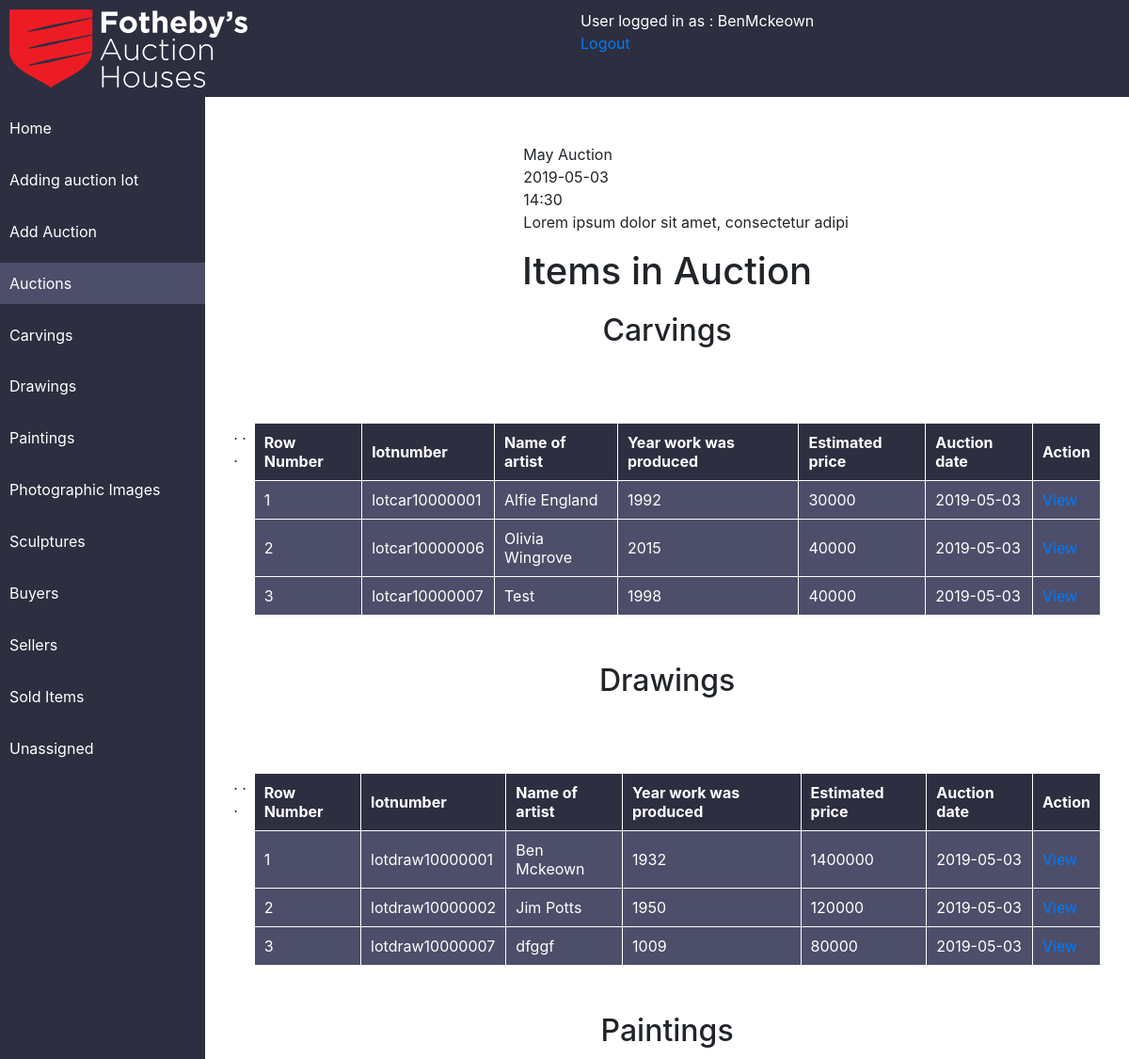
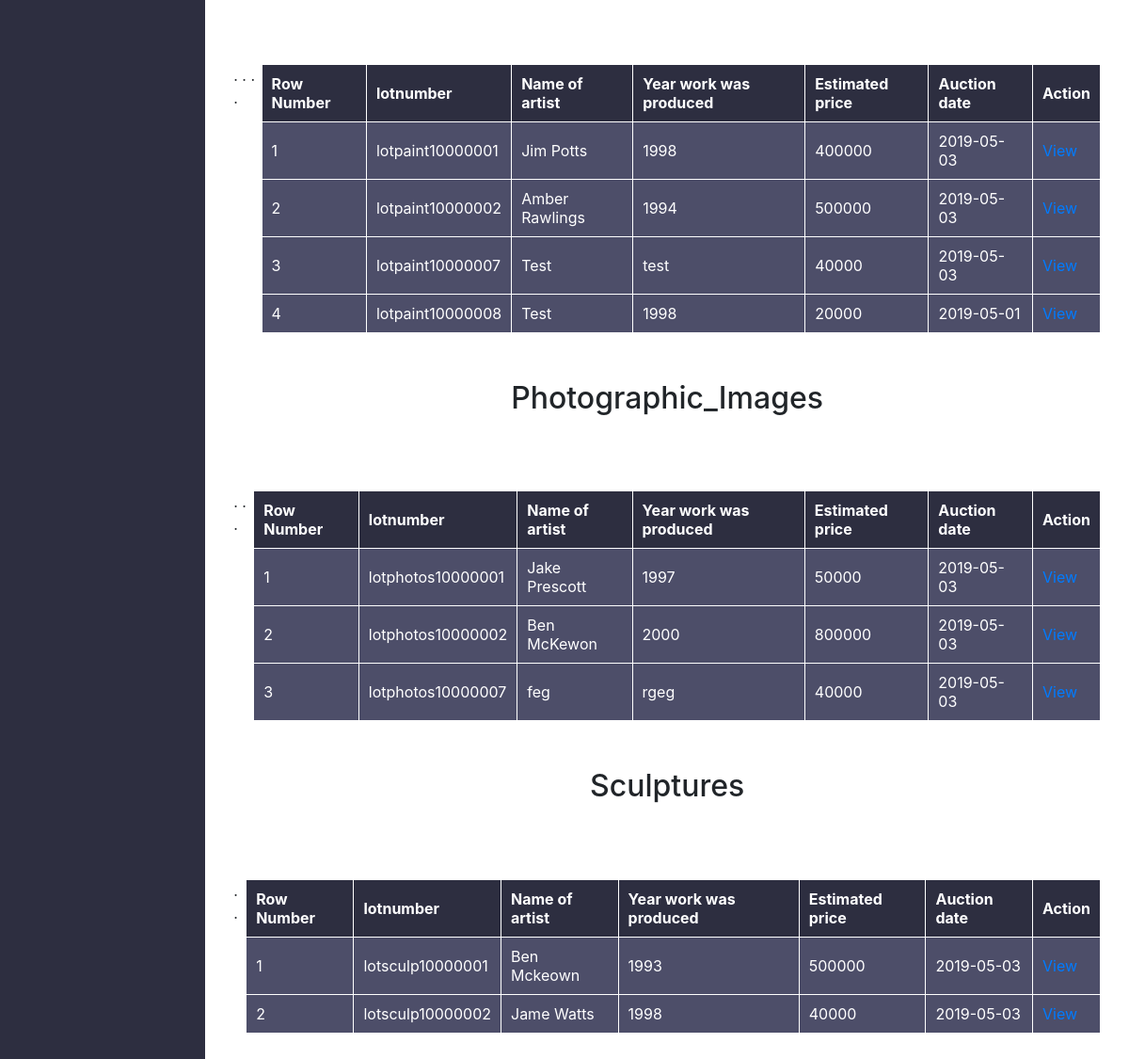
The page /default/public/admin/view.php?id=15 (signed in) on the database its author committed (2 pictures, top to bottom).
### tables this page shows
CREATE TABLE `Auction` (
  `idAuction` int(11) NOT NULL AUTO_INCREMENT,
  `Auction_Name` varchar(45) DEFAULT NULL,
  `Date_Of_Auction` date DEFAULT NULL,
  `Auction_Time` varchar(45) DEFAULT NULL,
  `Description` varchar(500) DEFAULT NULL,
  PRIMARY KEY (`idAuction`)
);

CREATE TABLE `carvings` (
  `idcarvings` int(11) NOT NULL AUTO_INCREMENT,
  `lotnumber` varchar(45) NOT NULL DEFAULT 'lotcar',
  `name_of_artist` varchar(45) DEFAULT NULL,
  `year_work_produced` varchar(45) DEFAULT NULL,
  `subject_classification` varchar(45) DEFAULT NULL,
  `description` varchar(500) DEFAULT NULL,
  `auction_date` date DEFAULT NULL,
  `estimated_price` varchar(45) DEFAULT NULL,
  `material` varchar(45) DEFAULT NULL,
  `height_dimension` int(3) DEFAULT NULL,
  `length_dimension` int(3) DEFAULT NULL,
  `width_dimension` int(3) DEFAULT NULL,
  `weight` int(3) DEFAULT NULL,
  `Auction` varchar(45) DEFAULT NULL,
  `status` varchar(45) DEFAULT NULL,
  `category` varchar(45) DEFAULT NULL,
  `commision_price` varchar(45) DEFAULT NULL,
  `sold_for` varchar(45) DEFAULT NULL,
  PRIMARY KEY (`idcarvings`,`lotnumber`)
);

CREATE TABLE `Drawings` (
  `idDrawings` int(11) NOT NULL AUTO_INCREMENT,
  `lotnumber` varchar(8) NOT NULL DEFAULT 'lotdraw',
  `Name_of_artist` varchar(45) DEFAULT NULL,
  `Year_work_produced` varchar(45) DEFAULT NULL,
  `subject_classification` varchar(45) DEFAULT NULL,
  `description` varchar(500) DEFAULT NULL,
  `auction_date` date DEFAULT NULL,
  `estimated_price` varchar(45) DEFAULT NULL,
  `Drawing_medium` varchar(45) DEFAULT NULL,
  `framed` varchar(45) DEFAULT NULL,
  `Height_dimension` varchar(45) DEFAULT NULL,
  `Length_dimension` varchar(45) DEFAULT NULL,
  `Auction` varchar(45) DEFAULT NULL,
  `status` varchar(45) DEFAULT NULL,
  `category` varchar(45) DEFAULT NULL,
  `sold_for` varchar(45) DEFAULT NULL,
  `commision_price` varchar(45) DEFAULT NULL,
  PRIMARY KEY (`idDrawings`,`lotnumber`)
);

CREATE TABLE `Paintings` (
  `idPaintings` int(11) NOT NULL AUTO_INCREMENT,
  `lotnumber` varchar(45) NOT NULL DEFAULT 'lotpaint',
  `Name_of_artist` varchar(45) DEFAULT NULL,
  `year_work_produced` varchar(45) DEFAULT NULL,
  `subject_classification` varchar(45) DEFAULT NULL,
  `description` varchar(500) DEFAULT NULL,
  `auction_date` varchar(45) DEFAULT NULL,
  `estimated_price` varchar(45) DEFAULT NULL,
  `medium_used` varchar(45) DEFAULT NULL,
  `framed` varchar(45) DEFAULT NULL,
  `height_dimension` varchar(45) DEFAULT NULL,
  `length_dimension` varchar(45) DEFAULT NULL,
  `Auction` varchar(45) DEFAULT NULL,
  `status` varchar(45) DEFAULT NULL,
  `category` varchar(45) DEFAULT NULL,
  `sold_for` varchar(45) DEFAULT NULL,
  `commision_price` varchar(45) DEFAULT NULL,
  PRIMARY KEY (`idPaintings`,`lotnumber`)
);

CREATE TABLE `Photographic_Images` (
  `idPhotographic_Images` int(11) NOT NULL AUTO_INCREMENT,
  `lotnumber` varchar(45) NOT NULL DEFAULT 'lotphotos',
  `name_of_artist` varchar(45) DEFAULT NULL,
  `year_work_produced` varchar(45) DEFAULT NULL,
  `subject_classification` varchar(45) DEFAULT NULL,
  `description` varchar(500) DEFAULT NULL,
  `auction_date` varchar(45) DEFAULT NULL,
  `estimated_price` varchar(45) DEFAULT NULL,
  `type_of_image` varchar(45) DEFAULT NULL,
  `height_dimension` varchar(45) DEFAULT NULL,
  `length_dimension` varchar(45) DEFAULT NULL,
  `Auction` varchar(45) DEFAULT NULL,
  `status` varchar(45) DEFAULT NULL,
  `category` varchar(45) DEFAULT NULL,
  `sold_for` varchar(45) DEFAULT NULL,
  `commision_price` varchar(45) DEFAULT NULL,
  PRIMARY KEY (`idPhotographic_Images`,`lotnumber`)
);

CREATE TABLE `sculptures` (
  `idsculptures` int(11) NOT NULL AUTO_INCREMENT,
  `lotnumber` varchar(45) NOT NULL DEFAULT 'lotsculp',
  `name_of_artist` varchar(45) DEFAULT NULL,
  `year_of_work` varchar(45) DEFAULT NULL,
  `subject_classification` varchar(45) DEFAULT NULL,
  `description` varchar(500) DEFAULT NULL,
  `auction_date` varchar(45) DEFAULT NULL,
  `estimated_price` varchar(45) DEFAULT NULL,
  `material` varchar(45) DEFAULT NULL,
  `height_dimension` varchar(45) DEFAULT NULL,
  `width_dimension` varchar(45) DEFAULT NULL,
  `length_dimension` varchar(45) DEFAULT NULL,
  `weight` varchar(45) DEFAULT NULL,
  `Auction` varchar(45) DEFAULT NULL,
  `status` varchar(45) DEFAULT NULL,
  `category` varchar(45) DEFAULT NULL,
  `sold_for` varchar(45) DEFAULT NULL,
  `commision_price` varchar(45) DEFAULT NULL,
  PRIMARY KEY (`idsculptures`,`lotnumber`)
);

### default/public/admin/view.php (the view, shortened to what this page needs)
<?php
if (isset($_SESSION['loggedin']) && $_SESSION['loggedin'] == true){
require '../headers/header.php';
   $auction= $pdo->query('SELECT * FROM Auction WHERE idAuction= '. $_GET['id'])->fetch()  ;
echo '<div class="con">';
echo '<ul> <li>'.$auction['Auction_Name'] . '</li>'.
'<li>' .$auction['Date_Of_Auction']. '</li>'.
 '<li>'.$auction['Auction_Time']. '</li>'.
 '<li>'.$auction['Description']. '</li>' ;
echo '</ul>';
echo
'</div>';
$carvings = $pdo->query('SELECT * FROM carvings WHERE Auction = "'.$auction['Auction_Name'].'" ');
$drawings = $pdo->query('SELECT * FROM Drawings WHERE Auction = "'.$auction['Auction_Name'].'" ');
$Paintings = $pdo->query('SELECT * FROM Paintings WHERE Auction = "'.$auction['Auction_Name'].'" ');
$Photographic_Images = $pdo->query('SELECT * FROM Photographic_Images WHERE Auction = "'.$auction['Auction_Name'].'" ');
$sculptures = $pdo->query('SELECT * FROM sculptures WHERE Auction = "'.$auction['Auction_Name'].'" ');
?>
<h1>Items in Auction</h1>
<h2>Carvings</h2>
<div class="con">
<div class="tableview">
<table>
<tr>
  <th>
    Row Number
  </th>
   <th>lotnumber</th>
   <th>Name of artist</th>
   <th>Year work was produced</th>
   <th>
    Estimated price
   </th>
      <th>Auction date</th>
      <th>Action</th>
</tr>
<?php
  $i=1;
  foreach($carvings as $row){
  echo  '<tr id="wrapper">'.
  '<td><a>'.$i.'</a></td>'.
        '<td><a>'.$row['lotnumber'].$row['idcarvings'].'</a></td>'.
          '<td><a>'.$row['name_of_artist'] .'</a></td>'.
            '<td><a>'.$row['year_work_produced'] .'</a></td>'.
            '<td><a>'.$row['estimated_price'] .'</a></td>'.
            '<td><a>'.$row['auction_date'] .'</a></td>'.
              '<td><a href="viewcarvings.php?id='.$row['idcarvings'].'">View</a></td>.
  </tr>';
  $i++;
  }
 ?>
</table>
</div>
</div>
<h2>Drawings</h2>
<div class="con">
<div class="tableview">
<table>
<tr>
  <th>
    Row Number
  </th>
   <th>lotnumber</th>
   <th>Name of artist</th>
   <th>Year work was produced</th>
   <th>
    Estimated price
   </th>
      <th>Auction date</th>
      <th>Action</th>
</tr>
<?php
  $i=1;
  foreach($drawings as $row){
  echo  '<tr id="wrapper">'.
  '<td><a>'.$i.'</a></td>'.
        '<td><a>'.$row['lotnumber'] .$row['idDrawings'].'</a></td>'.
          '<td><a>'.$row['Name_of_artist'] .'</a></td>'.
            '<td><a>'.$row['Year_work_produced'] .'</a></td>'.
            '<td><a>'.$row['estimated_price'] .'</a></td>'.
            '<td><a>'.$row['auction_date'] .'</a></td>'.
              '<td><a href="viewdrawings.php?id='.$row['idDrawings'].'">View</a></td>.
  </tr>';
  $i++;
  }
 ?>
</table>
</div>
</div>
<h2>Paintings</h2>
<div class="con">
<div class="tableview">
<table>
<tr>
  <th>
    Row Number
  </th>
   <th>lotnumber</th>
   <th>Name of artist</th>
   <th>Year work was produced</th>
   <th>
    Estimated price
   </th>
      <th>Auction date</th>
      <th>Action</th>
</tr>
<?php
  $i=1;
  foreach($Paintings as $row){
  echo  '<tr id="wrapper">'.
  '<td><a>'.$i.'</a></td>'.
        '<td><a>'.$row['lotnumber'] .$row['idPaintings'].'</a></td>'.
          '<td><a>'.$row['Name_of_artist'] .'</a></td>'.
            '<td><a>'.$row['year_work_produced'] .'</a></td>'.
            '<td><a>'.$row['estimated_price'] .'</a></td>'.
            '<td><a>'.$row['auction_date'] .'</a></td>'.
              '<td><a href="viewpainting.php?id='.$row['idPaintings'].'">View</a></td>.
  </tr>';
  $i++;
  }
 ?>
</table>
</div>
</div>
<h2>Photographic_Images</h2>
<div class="con">
<div class="tableview">
<table>
<tr>
  <th>
    Row Number
  </th>
   <th>lotnumber</th>
   <th>Name of artist</th>
   <th>Year work was produced</th>
   <th>
    Estimated price
   </th>
      <th>Auction date</th>
      <th>Action</th>
</tr>
<?php
  $i=1;
  foreach($Photographic_Images as $row){
  echo  '<tr id="wrapper">'.
  '<td><a>'.$i.'</a></td>'.
        '<td><a>'.$row['lotnumber'] .$row['idPhotographic_Images'].'</a></td>'.
          '<td><a>'.$row['name_of_artist'] .'</a></td>'.
            '<td><a>'.$row['year_work_produced'] .'</a></td>'.
            '<td><a>'.$row['estimated_price'] .'</a></td>'.
            '<td><a>'.$row['auction_date'] .'</a></td>'.
              '<td><a href="viewphotos.php?id='.$row['idPhotographic_Images'].'">View</a></td>.
  </tr>';
  $i++;
  }
 ?>
</table>
</div>
</div>
<h2>Sculptures</h2>
<div class="con">
<div class="tableview">
<table>
<tr>
  <th>
    Row Number
  </th>
   <th>lotnumber</th>
   <th>Name of artist</th>
   <th>Year work was produced</th>
   <th>
    Estimated price
   </th>
      <th>Auction date</th>
      <th>Action</th>
</tr>
<?php
  $i=1;
  foreach($sculptures as $row){
  echo  '<tr id="wrapper">'.
  '<td><a>'.$i.'</a></td>'.
        '<td><a>'.$row['lotnumber'] .$row['idsculptures'].'</a></td>'.
          '<td><a>'.$row['name_of_artist'] .'</a></td>'.
            '<td><a>'.$row['year_of_work'] .'</a></td>'.
            '<td><a>'.$row['estimated_price'] .'</a></td>'.
            '<td><a>'.$row['auction_date'] .'</a></td>'.
              '<td><a href="viewsculpture.php?id='.$row['idsculptures'].'">View</a></td>.
  </tr>';
  $i++;
  }
}
else{
  header('location:../login.php');
}
 ?>
</table>
</div>
</div>

### default/public/style.css (style rules this page uses)
ul { list-style: none; }
html,body { height:100%; margin:0; }
body { width: 100%; height: 100%; }
.tableview2 table,th,td { color:white; border: 1px solid white; }
.tableview { width: 100%; padding: 30px; display: flex; justify-content: center; }
.tableview table,th,td { color:white; border: 1px solid white; }
.tableview th { background-color: #2d2e40; padding:10px; }
.tableview td { padding:10px; background-color: #4d4e69; }
.con { display: flex; justify-content: center; align-items: center; margin-top: 5%; }
h2 { margin-top: 2%; text-align: center; }
h1 { text-align: center; }

### rows shown on the page
auction: Auction_Name "May Auction", Date_Of_Auction "2019-05-03", Auction_Time "14:30", Description "Lorem ipsum dolor sit amet, consectetur adipi"
carvings: lotnumber "lotcar", idcarvings "10000001", name_of_artist "Alfie England", year_work_produced "1992", estimated_price "30000", auction_date "2019-05-03"
carvings: lotnumber "lotcar", idcarvings "10000006", name_of_artist "Olivia Wingrove", year_work_produced "2015", estimated_price "40000", auction_date "2019-05-03"
carvings: lotnumber "lotcar", idcarvings "10000007", name_of_artist "Test", year_work_produced "1998", estimated_price "40000", auction_date "2019-05-03"
drawings: lotnumber "lotdraw", idDrawings "10000001", Name_of_artist "Ben Mckeown", Year_work_produced "1932", estimated_price "1400000", auction_date "2019-05-03"
drawings: lotnumber "lotdraw", idDrawings "10000002", Name_of_artist "Jim Potts", Year_work_produced "1950", estimated_price "120000", auction_date "2019-05-03"
drawings: lotnumber "lotdraw", idDrawings "10000007", Name_of_artist "dfggf", Year_work_produced "1009", estimated_price "80000", auction_date "2019-05-03"
paintings: lotnumber "lotpaint", idPaintings "10000001", Name_of_artist "Jim Potts", year_work_produced "1998", estimated_price "400000", auction_date "2019-05-03"
paintings: lotnumber "lotpaint", idPaintings "10000002", Name_of_artist "Amber Rawlings", year_work_produced "1994", estimated_price "500000", auction_date "2019-05-03"
paintings: lotnumber "lotpaint", idPaintings "10000007", Name_of_artist "Test", year_work_produced "test", estimated_price "40000", auction_date "2019-05-03"
paintings: lotnumber "lotpaint", idPaintings "10000008", Name_of_artist "Test", year_work_produced "1998", estimated_price "20000", auction_date "2019-05-01"
photographic_images: lotnumber "lotphotos", idPhotographic_Images "10000001", name_of_artist "Jake Prescott", year_work_produced "1997", estimated_price "50000", auction_date "2019-05-03"
photographic_images: lotnumber "lotphotos", idPhotographic_Images "10000002", name_of_artist "Ben McKewon", year_work_produced "2000", estimated_price "800000", auction_date "2019-05-03"
photographic_images: lotnumber "lotphotos", idPhotographic_Images "10000007", name_of_artist "feg", year_work_produced "rgeg", estimated_price "40000", auction_date "2019-05-03"
sculptures: lotnumber "lotsculp", idsculptures "10000001", name_of_artist "Ben Mckeown", year_of_work "1993", estimated_price "500000", auction_date "2019-05-03"
sculptures: lotnumber "lotsculp", idsculptures "10000002", name_of_artist "Jame Watts", year_of_work "1998", estimated_price "40000", auction_date "2019-05-03"

### other values the page prints
$_SESSION['username'] "BenMckeown"
